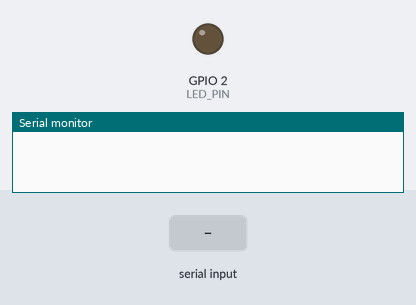
The sketch below on a simulated ESP32. On the bench: output pins drawn as LEDs (lit = HIGH), the last lines printed to the serial monitor. Dashed ring = blinking. The test bench sets the inputs (shaded band).

Above: at 0.0 s.
At 1.7 s:
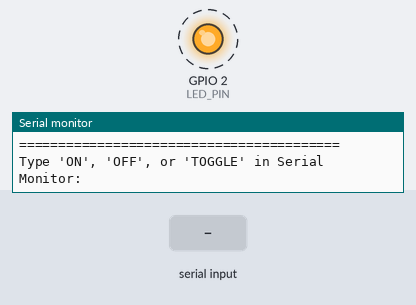
1.8 s: "ON\n" received over Serial
5.3 s: "OFF\n" received over Serial
8.8 s: "TOGGLE\n" received over Serial
Timing chart, 0 to 18.3 s (numbered marks = the images above; inputs shaded):
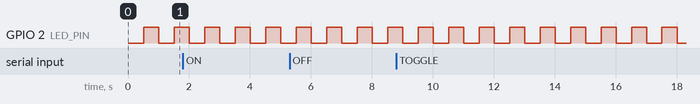

The sketch:

web_server_led_.ino
```cpp
/*
 * =====================================================================
 * Task 1: On / Off Inbuilt LED on ESP32
 * Developer: PRAVEEN. A
 * Board: ESP32 DevKit V1
 * Description: Control and toggle onboard LED connected to GPIO 2.
 * =====================================================================
 */

// Define the inbuilt LED pin for ESP32 (GPIO 2)
#define LED_PIN 2

void setup() {
  // Initialize serial communication at 115200 baud
  Serial.begin(115200);
  delay(500);

  // Configure GPIO 2 as digital output
  pinMode(LED_PIN, OUTPUT);
  digitalWrite(LED_PIN, LOW); // Start in OFF state

  Serial.println("=========================================");
  Serial.println("   ESP32 INBUILT LED CONTROLLER ONLINE   ");
  Serial.println("=========================================");
  Serial.println("Type 'ON', 'OFF', or 'TOGGLE' in Serial Monitor:");
}

void loop() {
  // Check if serial command is available from user
  if (Serial.available() > 0) {
    String command = Serial.readStringUntil('\n');
    command.trim();
    command.toUpperCase();

    if (command == "ON" || command == "1") {
      digitalWrite(LED_PIN, HIGH);
      Serial.println("[STATUS] Inbuilt LED: ON (GPIO 2 HIGH)");
    }
    else if (command == "OFF" || command == "0") {
      digitalWrite(LED_PIN, LOW);
      Serial.println("[STATUS] Inbuilt LED: OFF (GPIO 2 LOW)");
    }
    else if (command == "TOGGLE" || command == "T") {
      int currentState = digitalRead(LED_PIN);
      digitalWrite(LED_PIN, !currentState);
      Serial.print("[STATUS] LED Toggled to: ");
      Serial.println(!currentState ? "HIGH (ON)" : "LOW (OFF)");
    }
    else {
      Serial.println("[ERROR] Unknown command. Use ON, OFF, or TOGGLE.");
    }
  }

  // Heartbeat periodic blink cycle demonstration
  digitalWrite(LED_PIN, HIGH);
  delay(500);
  digitalWrite(LED_PIN, LOW);
  delay(500);
}
```

Measured:
- by itself, GPIO 2 (LED_PIN): alternates HIGH for 0.50 s and LOW for 0.50 s
